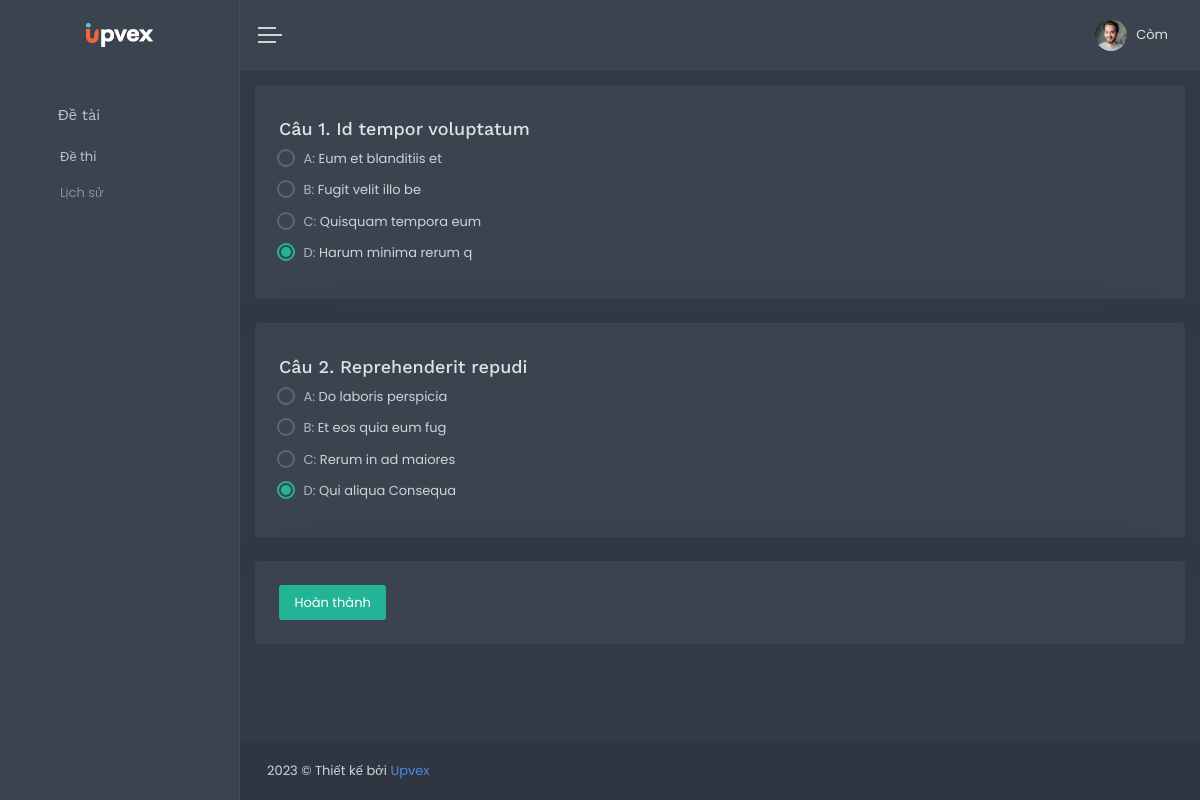
The app's page /views/client/index.php?action=view-question&qid=35 with its own data.
### tables this page shows
CREATE TABLE `questions` (
  `id` int(11) NOT NULL,
  `id_topic` int(11) NOT NULL,
  `question` text NOT NULL,
  `answerA` varchar(255) NOT NULL,
  `answerB` varchar(255) NOT NULL,
  `answerC` varchar(255) NOT NULL,
  `answerD` varchar(255) NOT NULL,
  `correctAnswer` int(11) NOT NULL,
  `currentDate` date NOT NULL
);

### config/config.php (called while the page is built, shortened)
<?php
    function getConnect(){
        $host = "localhost";
        $dbname = "question_database";
        $dbusername = "root";
        $dbpwd = "";
        try {
            $conn = new PDO("mysql:host=$host;dbname=$dbname;charset=utf8", $dbusername, $dbpwd);
        }catch(Exception $ex){
            var_dump($ex->getMessage());
            die;
        }
        return $conn;
    }
    function executeQuery($sqlQuery, $getAll = false){
        $conn = getConnect();
        try {
            $stmt = $conn->prepare($sqlQuery);
            $success = $stmt->execute();
            if($success){
                if($getAll){
                    $result = $stmt->fetchAll();
                    return ['error_code' => 0, 'data' => $result];
                } else {
                    return ['error_code' => 0, 'data' => $stmt->fetch()];
                }
                return ['error_code' => 0, 'data' => null];
            } else {
                return ['error_code' => 1, 'error_msg' => 'Execute failed'];
            }
        } catch(PDOException $ex) {
            return ['error_code' => 2, 'error_msg' => $ex->getMessage()];
        }
    }
?>

### views/client/detail-topic.php (the view, shortened to what this page needs)
<?php
    $qid = $_GET['qid'];
    $sqlGetQuestion = "SELECT questions.id AS id_ques, questions.*, topics.* FROM `questions` JOIN topics ON questions.id_topic = topics.id WHERE id_topic = $qid";
    $dataAllQuestion = executeQuery($sqlGetQuestion, true) ?: [];
    $data = $dataAllQuestion['data'] != null ? $dataAllQuestion['data'] : [];
?>
<div class="row detail-answer">
    <div class="col-12">
        <?php foreach ($data as $key => $value) : ?>
            <div class="card-box">
                <div class="question">
                    <h4 class="title-answer">Câu <?= $key + 1 ?>. <?= $value['question'] ?></h4>
                </div>
                <div class="answer">
                    <div class="row">
                        <div class="col-sm-6">
                            <div class="radio radio-success mb-2 answer-item-<?= $value['id_ques'] ?>">
                                <label for="answerA-<?= $key ?>">
                                    <span>A: </span>
                                    <span class="sub-header"><?= $value['answerA'] ?></span>
                                </label>
                            </div>
                            <div class="radio radio-success mb-2 answer-item-<?= $value['id_ques'] ?>">
                                <label for="answerB-<?= $key ?>">
                                    <span>B: </span>
                                    <span class="sub-header"><?= $value['answerB'] ?></span>
                                </label>
                            </div>
                            <div class="radio radio-success mb-2 answer-item-<?= $value['id_ques'] ?>">
                                <label for="answerC-<?= $key ?>">
                                    <span>C: </span>
                                    <span class="sub-header"><?= $value['answerC'] ?></span>
                                </label>
                            </div>
                            <div class="radio radio-success mb-2 answer-item-<?= $value['id_ques'] ?>">
                                <label for="answerD-<?= $key ?>">
                                    <span>D: </span>
                                    <span class="sub-header"><?= $value['answerD'] ?></span>
                                </label>
                            </div>
                        </div>
                    </div>
                </div>
            </div>
        <?php endforeach ?>
        <div class="card-box">
            <div class="button-list">
                <button type="button" class="btn btn-success waves-effect waves-light">Hoàn thành</button>
            </div>
        </div>
    </div>
</div>

### views/client/index.php (shortened to what this page needs)
<?php
    require_once("./config/config.php");
    $action = isset($_GET["action"]) ? $_GET["action"] : "";
?>
<!DOCTYPE html>
<html lang="en">
    <head>
        <link href="./assets/libs/jquery-vectormap/jquery-jvectormap-1.2.2.css" rel="stylesheet" type="text/css">
        <link href="./assets/libs/sweetalert2/sweetalert2.min.css" rel="stylesheet" type="text/css">
        <link href="./assets/css/bootstrap.min.css" rel="stylesheet" type="text/css">
        <link href="./assets/css/icons.min.css" rel="stylesheet" type="text/css">
        <link href="./assets/css/app.min.css" rel="stylesheet" type="text/css">
        <link rel="stylesheet" href="//cdnjs.cloudflare.com/ajax/libs/toastr.js/latest/toastr.min.css">
    </head>
    <body>
        <div id="wrapper">
            <div class="navbar-custom">
                <ul class="list-unstyled topnav-menu float-right mb-0">
                    <li class="dropdown notification-list">
                        <a class="nav-link dropdown-toggle nav-user mr-0 waves-effect waves-light" data-toggle="dropdown" href="#" role="button" aria-haspopup="false" aria-expanded="false">
                            <img src="./assets/images/users/user-1.jpg" alt="user-image" class="rounded-circle">
                            <span class="pro-user-name ml-1">Còm<i class="mdi mdi-chevron-down"></i>
                            </span>
                        </a>
                    </li>
                </ul>
                <div class="logo-box">
                    <a href="index.html" class="logo text-center">
                        <span class="logo-lg">
                            <img src="./assets/images/logo-light.png" alt="" height="24">
                        </span>
                    </a>
                </div>
                <ul class="list-unstyled topnav-menu topnav-menu-left m-0">
                    <li>
                        <button class="button-menu-mobile waves-effect waves-light">
                            <span></span>
                            <span></span>
                            <span></span>
                        </button>
                    </li>
                </ul>
            </div>
            <div class="left-side-menu">
                <div class="slimscroll-menu">
                    <div id="sidebar-menu">
                        <ul class="metismenu" id="side-menu">
                            <li>
                                <a href="javascript: void(0);">
                                    <i class="la la-dashboard"></i>
                                    <span> Đề tài </span>
                                </a>
                                <ul class="nav-second-level" aria-expanded="false">
                                    <li>
                                        <a href="./index.php">Đề thi</a>
                                    </li>
                                    <li>
                                        <a href="?action=history">Lịch sử</a>
                                    </li>
                                </ul>
                            </li>
                        </ul>
                    </div>
                </div>
            </div>
            <div class="content-page">
                <div class="content" style="padding: 15px 0 0 0">
                    <?php
                        switch ($action) {
                            case "view-question":
                                require("./views/client/detail-topic.php");
                                break;
                        }
                    ?>
                </div>
                <footer class="footer">
                    <div class="container-fluid">
                        <div class="row">
                            <div class="col-md-6">
                                2023 &copy; Thiết kế bởi <a href="">Upvex</a>
                            </div>
                        </div>
                    </div>
                </footer>
            </div>
        </div>
    </body>
</html>

### views/client/detail-topic.php (style rules this page uses)
.question { display: flex; align-items: flex-start; justify-content: space-between; }

### records on screen
questions: question "Id tempor voluptatum", answerA "Eum et blanditiis et", answerB "Fugit velit illo be", answerC "Quisquam tempora eum", answerD "Harum minima rerum q"
questions: question "Reprehenderit repudi", answerA "Do laboris perspicia", answerB "Et eos quia eum fug", answerC "Rerum in ad maiores", answerD "Qui aliqua Consequa"
